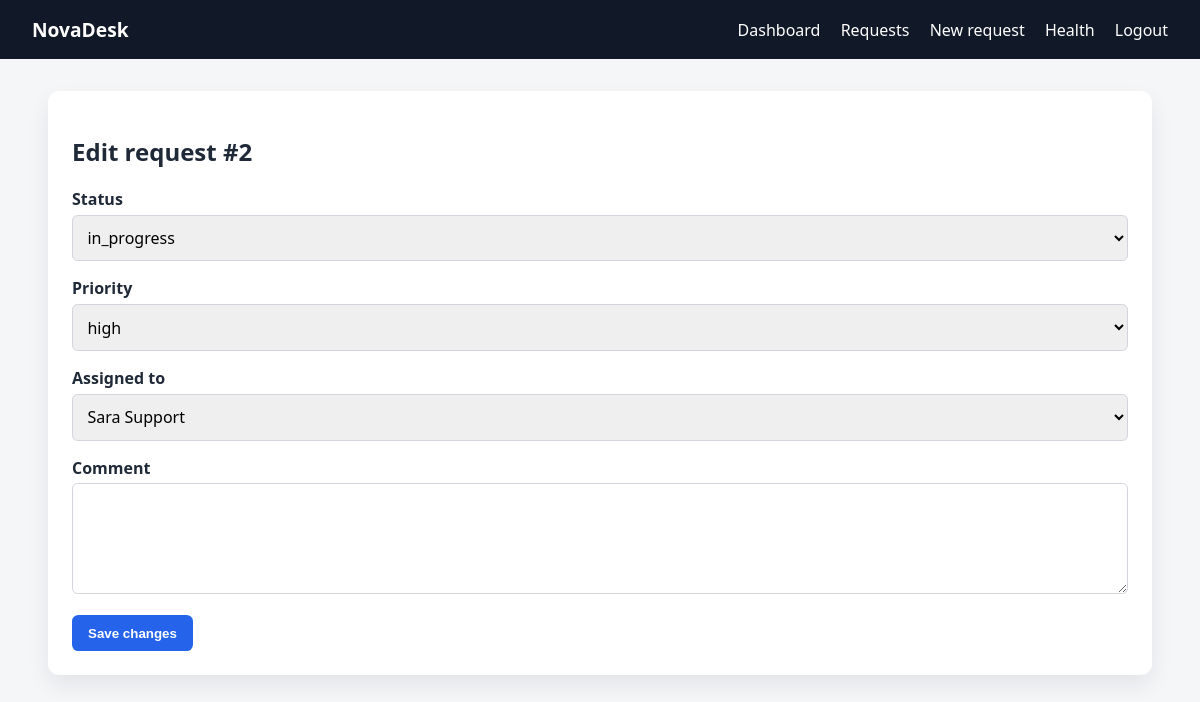
/requests/2/edit (signed in), run on the app's committed database.
### app/models.py (models this page shows, shortened)
class SupportRequest(db.Model):
    __tablename__ = "support_requests"
    id = db.Column(db.Integer, primary_key=True)
    title = db.Column(db.String(180), nullable=False)
    description = db.Column(db.Text, nullable=False)
    customer_name = db.Column(db.String(120), nullable=False)
    customer_email = db.Column(db.String(255), nullable=False)
    category = db.Column(db.String(50), nullable=False, default="general")
    priority = db.Column(db.String(30), nullable=False, default="medium")
    status = db.Column(db.String(30), nullable=False, default="new")
    assigned_to_id = db.Column(db.Integer, db.ForeignKey("users.id"), nullable=True)
    created_at = db.Column(db.DateTime(timezone=True), default=utcnow, nullable=False)
    updated_at = db.Column(db.DateTime(timezone=True), default=utcnow, onupdate=utcnow, nullable=False)
    assigned_user = db.relationship("User", back_populates="assigned_requests", foreign_keys=[assigned_to_id])
    comments = db.relationship("Comment", back_populates="support_request", cascade="all, delete-orphan")
    audit_logs = db.relationship("AuditLog", primaryjoin="and_(AuditLog.entity_id==SupportRequest.id, AuditLog.entity_type=='request')", foreign_keys="AuditLog.entity_id", viewonly=True)

class User(UserMixin, db.Model):
    __tablename__ = "users"
    id = db.Column(db.Integer, primary_key=True)
    name = db.Column(db.String(120), nullable=False)
    email = db.Column(db.String(255), unique=True, nullable=False, index=True)
    password_hash = db.Column(db.String(255), nullable=False)
    role = db.Column(db.String(30), nullable=False, default="viewer")
    active = db.Column(db.Boolean, default=True, nullable=False)
    created_at = db.Column(db.DateTime(timezone=True), default=utcnow, nullable=False)
    assigned_requests = db.relationship("SupportRequest", back_populates="assigned_user", foreign_keys="SupportRequest.assigned_to_id")
    comments = db.relationship("Comment", back_populates="user")
    @property
    def is_active(self):
        return bool(self.active)

### app/routes.py (the view)
@main_bp.route("/requests/<int:request_id>/edit", methods=["GET", "POST"])
@login_required
def request_edit(request_id):
    support_request = SupportRequest.query.get_or_404(request_id)
    if not can_edit_request(current_user):
        current_app.logger.warning("Unauthorized edit attempt by %s", getattr(current_user, "email", "anonymous"))
        abort(403)
    agents = User.query.filter(User.role.in_(["admin", "agent"]), User.active.is_(True)).all()
    if request.method == "POST":
        update_support_request(support_request, request.form, current_user)
        return redirect(url_for("main.request_detail", request_id=support_request.id))
    return render_template("edit_request.html", support_request=support_request, agents=agents)

### app/auth.py (called while the page is built)
def can_edit_request(user) -> bool:
    return user.is_authenticated and user.role in ["admin", "agent"]

### app/models.py (called while the page is built)
@login_manager.user_loader
def load_user(user_id):
    return db.session.get(User, int(user_id))

### app/monitoring.py (called while the page is built)
@monitoring_bp.before_app_request
def count_request():
    REQUEST_COUNTER.labels(method=request.method, path=request.path).inc()

### app/templates/edit_request.html (shortened to what this page needs)
{% extends "base.html" %}
{% block content %}
<section class="card">
    <h1>Edit request #{{ support_request.id }}</h1>
    <form method="post">
        <label for="status">Status</label>
        <select id="status" name="status">
            {% for status in ['new', 'in_progress', 'waiting', 'resolved', 'closed'] %}
                <option value="{{ status }}" {% if support_request.status == status %}selected{% endif %}>{{ status }}</option>
            {% endfor %}
        </select>
        <label for="priority">Priority</label>
        <select id="priority" name="priority">
            {% for priority in ['low', 'medium', 'high', 'urgent'] %}
                <option value="{{ priority }}" {% if support_request.priority == priority %}selected{% endif %}>{{ priority }}</option>
            {% endfor %}
        </select>
        <label for="assigned_to_id">Assigned to</label>
        <select id="assigned_to_id" name="assigned_to_id">
            {% for agent in agents %}
                <option value="{{ agent.id }}" {% if support_request.assigned_to_id == agent.id %}selected{% endif %}>{{ agent.name }}</option>
            {% endfor %}
        </select>
        <label for="comment">Comment</label>
        <textarea id="comment" name="comment" rows="4"></textarea>
        <button type="submit">Save changes</button>
    </form>
</section>
{% endblock %}

### app/static/styles.css (style rules this page uses)
* { box-sizing: border-box; }
body { margin: 0; font-family: system-ui, -apple-system, BlinkMacSystemFont, "Segoe UI", sans-serif; background: #f5f6f8; color: #1f2937; }
.card { background: white; padding: 1.5rem; border-radius: 0.7rem; box-shadow: 0 10px 22px rgba(15, 23, 42, 0.08); margin-bottom: 1.5rem; }
form label { display: block; margin-top: 1rem; font-weight: 600; }
input, textarea, select { width: 100%; padding: 0.65rem; margin-top: 0.3rem; border: 1px solid #d1d5db; border-radius: 0.35rem; font: inherit; }
button, .button { display: inline-block; border: 0; background: #2563eb; color: white; padding: 0.65rem 1rem; border-radius: 0.4rem; margin-top: 1rem; cursor: pointer; font-weight: 600; }

### data on the page
SupportRequest: id "2", status "in_progress", priority "high", assigned_to_id "Sara Support"
